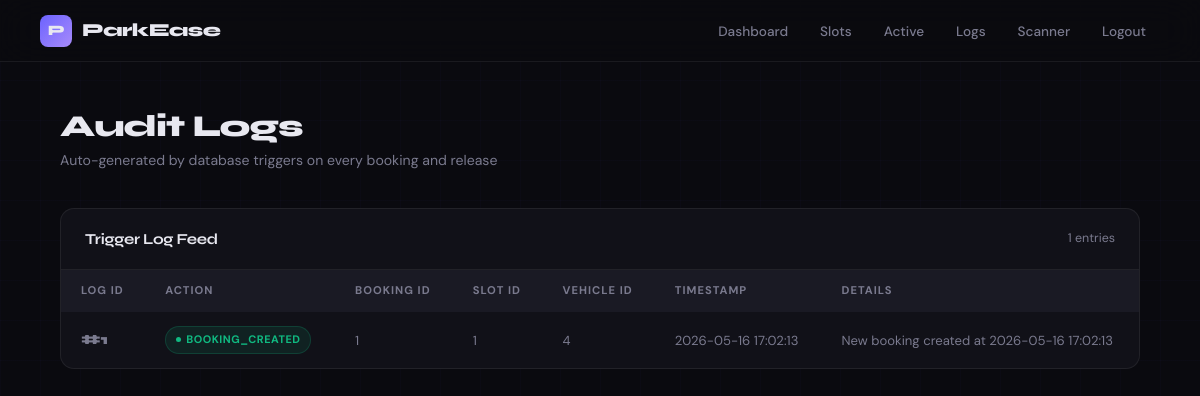
/admin/logs (signed in), run on an earlier commit of the app's database.
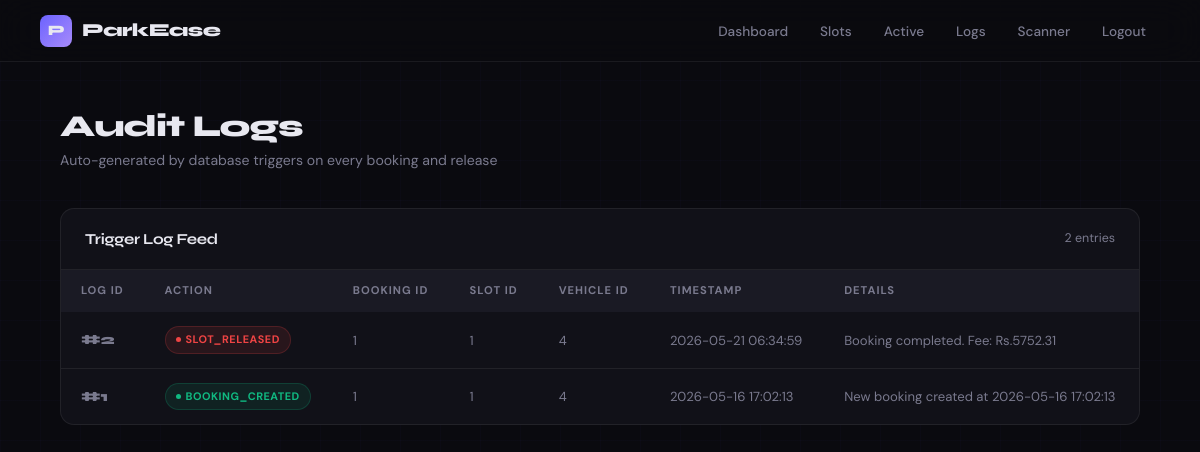
And on a later commit of the database.
### tables this page shows
CREATE TABLE audit_logs (
    log_id      INTEGER PRIMARY KEY AUTOINCREMENT,
    action_type TEXT NOT NULL,
    booking_id  INTEGER,
    slot_id     INTEGER,
    vehicle_id  INTEGER,
    timestamp   DATETIME DEFAULT CURRENT_TIMESTAMP,
    details     TEXT,
    FOREIGN KEY (booking_id) REFERENCES bookings(booking_id)
);

### app.py (the view)
@app.route('/admin/logs')
@admin_required
def logs():
    try:
        db = get_db()
        all_logs = db.execute("SELECT * FROM audit_logs ORDER BY timestamp DESC LIMIT 100").fetchall()
        db.close()
        return render_template('logs.html', logs=all_logs)
    except Exception as e:
        return f"<h2>Error</h2><pre>{e}</pre>", 500

### app.py (called while the page is built)
def get_db():
    if not os.path.exists(DB):
        raise RuntimeError(f"parking.db not found — run: python init_db.py")
    conn = sqlite3.connect(DB)
    conn.row_factory = sqlite3.Row
    conn.execute("PRAGMA foreign_keys = ON")
    return conn

def admin_required(f):
    from functools import wraps
    @wraps(f)
    def decorated(*args, **kwargs):
        if not session.get('admin'):
            return redirect(url_for('admin_login'))
        return f(*args, **kwargs)
    return decorated

### templates/logs.html (shortened to what this page needs)
<!DOCTYPE html>
<html lang="en">
<head>
  <link rel="stylesheet" href="{{ url_for('static', filename='style.css') }}?v=3">
</head>
<body>
  <nav>
    <span class="logo"><span class="logo-icon">P</span> ParkEase</span>
    <div id="nav-menu">
      <a href="/admin">Dashboard</a>
      <a href="/slots">Slots</a>
      <a href="/admin/active">Active</a>
      <a href="/admin/logs">Logs</a>
      <a href="/admin/scanner">Scanner</a>
      <a href="/admin/logout">Logout</a>
    </div>
  </nav>
  <main>
    <div class="page-header">
      <h1>Audit Logs</h1>
      <p>Auto-generated by database triggers on every booking and release</p>
    </div>
    {% if logs|length == 0 %}
    <div class="section-card">
      <div class="empty-state">
        <div class="ei">&#128196;</div>
        <p>No logs yet. Logs appear automatically after bookings are made.</p>
      </div>
    </div>
    {% else %}
    <div class="section-card">
      <div class="section-card-header">
        <h2>Trigger Log Feed</h2>
        <p>{{ logs|length }} entries</p>
      </div>
      <div class="table-wrap">
        <table>
          <thead>
            <tr>
              <th>Log ID</th>
              <th>Action</th>
              <th>Booking ID</th>
              <th>Slot ID</th>
              <th>Vehicle ID</th>
              <th>Timestamp</th>
              <th>Details</th>
            </tr>
          </thead>
          <tbody>
            {% for log in logs %}
            <tr>
              <td><span class="td-id">#{{ log.log_id }}</span></td>
              <td>
                {% if log.action_type == 'BOOKING_CREATED' %}
                  <span class="badge badge-avail">{{ log.action_type }}</span>
                {% else %}
                  <span class="badge badge-occ">{{ log.action_type }}</span>
                {% endif %}
              </td>
              <td><span class="td-dim">{{ log.booking_id or '—' }}</span></td>
              <td><span class="td-dim">{{ log.slot_id or '—' }}</span></td>
              <td><span class="td-dim">{{ log.vehicle_id or '—' }}</span></td>
              <td><span class="td-dim">{{ log.timestamp }}</span></td>
              <td><span class="td-dim">{{ log.details or '—' }}</span></td>
            </tr>
            {% endfor %}
          </tbody>
        </table>
      </div>
    </div>
    {% endif %}
  </main>
</body>
</html>

### static/style.css (style rules this page uses)
:root { --bg: #0a0a0f; --bg2: #111118; --bg3: #1a1a24; --border: rgba(255,255,255,0.07); --border2: rgba(255,255,255,0.12); --text: #e8e8f0; --text-dim: #7a7a8e; --text-dimmer: #4a4a5e; --accent: #6c63ff; --accent2: #a78bfa; --green: #10b981; --green-bg: rgba(16,185,129,0.1); --red: #ef4444; --red-bg: rgba(239,68,68,0.1); --amber: #f59e0b; --amber-bg: rgba(245,158,11,0.1); --blue: #3b82f6; --blue-bg: rgba(59,130,246,0.1); --radius: 14px; --radius-sm: 8px; --font-head: 'Syne', sans-serif; --font-body: 'DM Sans', sans-serif; }
*, *::before, *::after { box-sizing: border-box; margin: 0; padding: 0; }
html { scroll-behavior: smooth; }
body { font-family: var(--font-body); background: var(--bg); color: var(--text); min-height: 100vh; font-size: 15px; line-height: 1.6; -webkit-font-smoothing: antialiased; }
body::before { content: ''; position: fixed; inset: 0; background-image: linear-gradient(rgba(108,99,255,0.025) 1px, transparent 1px), linear-gradient(90deg, rgba(108,99,255,0.025) 1px, transparent 1px); background-size: 40px 40px; pointer-events: none; z-index: 0; }
nav { position: sticky; top: 0; z-index: 100; background: rgba(10,10,15,0.9); -webkit-backdrop-filter: blur(20px); backdrop-filter: blur(20px); border-bottom: 1px solid var(--border); padding: 0 40px; height: 62px; display: flex; align-items: center; gap: 4px; }
.logo { font-family: var(--font-head); font-size: 1.15rem; font-weight: 800; color: var(--text); margin-right: auto; letter-spacing: -0.5px; display: flex; align-items: center; gap: 10px; }
.logo-icon { display: inline-flex; align-items: center; justify-content: center; width: 32px; height: 32px; background: linear-gradient(135deg, var(--accent), var(--accent2)); border-radius: 8px; font-size: 0.9rem; }
nav a { color: var(--text-dim); text-decoration: none; font-size: 0.85rem; font-weight: 500; padding: 6px 14px; border-radius: var(--radius-sm); transition: all 0.2s; }
main { position: relative; z-index: 1; max-width: 1160px; margin: 0 auto; padding: 48px 40px 80px; }
.page-header { margin-bottom: 36px; }
.page-header h1 { font-family: var(--font-head); font-size: 1.9rem; font-weight: 800; letter-spacing: -1px; line-height: 1.1; }
.page-header p { color: var(--text-dim); font-size: 0.88rem; margin-top: 6px; }
.section-card { background: var(--bg2); border: 1px solid var(--border); border-radius: var(--radius); overflow: hidden; }
.section-card-header { padding: 18px 24px; border-bottom: 1px solid var(--border); display: flex; align-items: center; justify-content: space-between; }
.section-card-header h2 { font-family: var(--font-head); font-size: 0.95rem; font-weight: 700; color: var(--text); letter-spacing: -0.3px; }
.section-card-header p { font-size: 0.78rem; color: var(--text-dim); }
.table-wrap { overflow-x: auto; }
table { width: 100%; border-collapse: collapse; }
thead tr { background: var(--bg3); }
th { padding: 12px 20px; text-align: left; font-size: 0.7rem; font-weight: 700; color: var(--text-dim); text-transform: uppercase; letter-spacing: 1px; white-space: nowrap; }
td { padding: 14px 20px; border-bottom: 1px solid var(--border); font-size: 0.875rem; color: var(--text); vertical-align: middle; }
tbody tr:last-child td { border-bottom: none; }
tbody tr { transition: background 0.15s; }
.td-id { font-family: var(--font-head); font-weight: 800; font-size: 0.88rem; color: var(--text-dim); }
.td-dim { color: var(--text-dim); font-size: 0.82rem; }
.badge { display: inline-flex; align-items: center; gap: 5px; padding: 4px 10px; border-radius: 20px; font-size: 0.68rem; font-weight: 700; letter-spacing: 0.5px; text-transform: uppercase; }
.badge::before { content: ''; width: 5px; height: 5px; border-radius: 50%; background: currentColor; }
.badge-avail { background: var(--green-bg); color: var(--green); border: 1px solid rgba(16,185,129,0.2); }
.badge-occ { background: var(--red-bg); color: var(--red); border: 1px solid rgba(239,68,68,0.2); }

What changed in the data, as far as the page shows it:
added audit_logs: log_id "2", action_type "SLOT_RELEASED", booking "1", slot "1", vehicle "4", timestamp "2026-05-21 06:34:59", details "Booking completed. Fee: Rs.5752.31"
Also different on the page:
{{ logs|length }}: "1" → "2"
